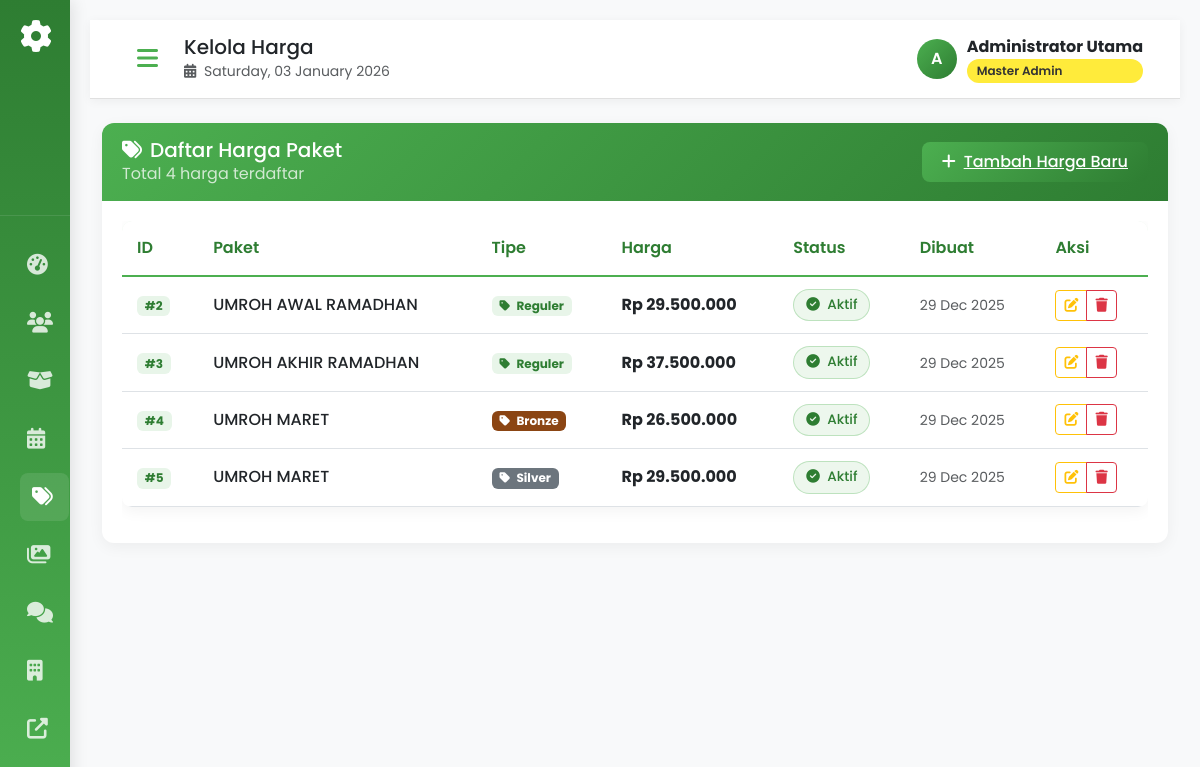
/admin/price.php (signed in), run on the app's committed database.
### tables this page shows
CREATE TABLE `package_prices` (
  `id` int(11) NOT NULL,
  `package_id` int(11) NOT NULL,
  `type` enum('bronze','silver','gold','platinum','') NOT NULL,
  `price` decimal(10,2) NOT NULL,
  `is_active` tinyint(1) DEFAULT 1,
  `created_at` timestamp NOT NULL DEFAULT current_timestamp()
);

CREATE TABLE `packages` (
  `id` int(11) NOT NULL,
  `name` varchar(255) NOT NULL,
  `description` text DEFAULT NULL,
  `duration` int(11) NOT NULL,
  `facilities` text DEFAULT NULL,
  `image` varchar(255) DEFAULT NULL,
  `is_active` tinyint(1) DEFAULT 1,
  `is_popular` tinyint(1) DEFAULT 0,
  `created_at` timestamp NOT NULL DEFAULT current_timestamp(),
  `updated_at` timestamp NOT NULL DEFAULT current_timestamp() ON UPDATE current_timestamp()
);

### admin/price.php (the view, shortened to what this page needs)
<?php
require_once '../config/database.php';
$action = isset($_GET['action']) ? $_GET['action'] : 'list';
$stmt = $pdo->query("SELECT pp.*, p.name as package_name FROM package_prices pp LEFT JOIN packages p ON pp.package_id = p.id ORDER BY pp.package_id, pp.type");
$prices = $stmt->fetchAll();
?>
<!DOCTYPE html>
<html lang="id">
<head>
</head>
<body>
    <?php include 'includes/header.php'; ?>
    <div class="container-fluid mt-4">
        <?php if ($action == 'list'): ?>
        <div class="admin-card">
            <div class="card-header d-flex justify-content-between align-items-center">
                <div>
                    <h5 class="mb-0"><i class="fas fa-tags me-2"></i>Daftar Harga Paket</h5>
                    <p class="text-white mb-0 opacity-75">Total <?php echo count($prices); ?> harga terdaftar</p>
                </div>
                <a href="?action=create" class="btn-admin-primary">
                    <i class="fas fa-plus me-2"></i>Tambah Harga Baru
                </a>
            </div>
            <div class="card-body">
                <?php if (empty($prices)): ?>
                    <div class="text-center py-5">
                        <i class="fas fa-tags fa-4x text-muted mb-4"></i>
                        <h5 class="text-muted">Belum ada harga</h5>
                        <p class="text-muted mb-4">Mulai dengan menambahkan harga baru</p>
                        <a href="?action=create" class="btn-admin-primary">
                            <i class="fas fa-plus me-2"></i>Tambah Harga Pertama
                        </a>
                    </div>
                <?php else: ?>
                    <div class="table-responsive">
                        <table class="table admin-table">
                            <thead>
                                <tr>
                                    <th>ID</th>
                                    <th>Paket</th>
                                    <th>Tipe</th>
                                    <th>Harga</th>
                                    <th>Status</th>
                                    <th>Dibuat</th>
                                    <th>Aksi</th>
                                </tr>
                            </thead>
                            <tbody>
                                <?php foreach ($prices as $item):
                                    $type_name = empty($item['type']) ? 'Reguler' : ucfirst($item['type']);
                                    $type_color = match($item['type']) {
                                        'bronze' => 'bg-brown',
                                        'silver' => 'bg-secondary',
                                        'gold' => 'bg-warning text-dark',
                                        'platinum' => 'bg-light',
                                        default => 'bg-light-green'
                                    };
                                    $price_formatted = 'Rp ' . number_format($item['price'], 0, ',', '.');
                                ?>
                                <tr>
                                    <td>
                                        <span class="badge bg-light-green text-dark">#<?php echo $item['id']; ?></span>
                                    </td>
                                    <td>
                                        <div class="fw-medium"><?php echo htmlspecialchars($item['package_name']); ?></div>
                                    </td>
                                    <td>
                                        <span class="badge <?php echo $type_color; ?>">
                                            <i class="fas fa-tag me-1"></i>
                                            <?php echo htmlspecialchars($type_name); ?>
                                        </span>
                                    </td>
                                    <td>
                                        <div class="fw-bold text-dark"><?php echo $price_formatted; ?></div>
                                    </td>
                                    <td>
                                        <span class="status-badge <?php echo $item['is_active'] ? 'status-active' : 'status-inactive'; ?>">
                                            <i class="fas fa-<?php echo $item['is_active'] ? 'check-circle' : 'times-circle'; ?> me-1"></i>
                                            <?php echo $item['is_active'] ? 'Aktif' : 'Nonaktif'; ?>
                                        </span>
                                    </td>
                                    <td>
                                        <small class="text-muted">
                                            <?php echo date('d M Y', strtotime($item['created_at'])); ?>
                                        </small>
                                    </td>
                                    <td>
                                        <div class="btn-group btn-group-sm">
                                            <a href="?action=edit&id=<?php echo $item['id']; ?>"
                                               class="btn btn-outline-warning"
                                               data-bs-toggle="tooltip"
                                               title="Edit">
                                                <i class="fas fa-edit"></i>
                                            </a>
                                            <button type="button"
                                                    onclick="confirmDelete(<?php echo $item['id']; ?>, '<?php echo addslashes($item['package_name'] . ' - ' . $type_name . ': ' . $price_formatted); ?>')"
                                                    class="btn btn-outline-danger"
                                                    data-bs-toggle="tooltip"
                                                    title="Hapus">
                                                <i class="fas fa-trash"></i>
                                            </button>
                                        </div>
                                    </td>
                                </tr>
                                <?php endforeach; ?>
                            </tbody>
                        </table>
                    </div>
                <?php endif; ?>
            </div>
        </div>
        <?php endif; ?>
    </div>
    <?php include 'includes/footer.php'; ?>
</body>
</html>

### admin/assets/admin.css (style rules this page uses)
:root { --primary-green: #4CAF50; --dark-green: #2E7D32; --light-green: #E8F5E9; --accent-yellow: #FFEB3B; }
body { font-family: 'Poppins', sans-serif; background-color: #f8f9fa; overflow-x: hidden; }
.admin-card { background: white; border-radius: 12px; border: none; box-shadow: 0 4px 15px rgba(0,0,0,0.05); transition: transform 0.3s; margin-bottom: 20px; }
.admin-card .card-header { background: linear-gradient(135deg, var(--primary-green) 0%, var(--dark-green) 100%); color: white; border-radius: 12px 12px 0 0 !important; padding: 15px 20px; border: none; }
.admin-card .card-body { padding: 20px; }
.btn-admin-primary { background: linear-gradient(135deg, var(--primary-green) 0%, var(--dark-green) 100%); color: white; border: none; border-radius: 8px; padding: 8px 20px; font-weight: 500; transition: all 0.3s; white-space: nowrap; }
.admin-table { background: white; border-radius: 10px; overflow: hidden; box-shadow: 0 4px 15px rgba(0,0,0,0.05); }
.admin-table thead { background: var(--light-green); }
.admin-table th { font-weight: 600; color: var(--dark-green); border-bottom: 2px solid var(--primary-green); padding: 15px; white-space: nowrap; }
.admin-table td { padding: 12px 15px; vertical-align: middle; word-break: break-word; }
.status-badge { padding: 5px 12px; border-radius: 20px; font-size: 0.85rem; font-weight: 500; display: inline-block; white-space: nowrap; }
.status-active { background: rgba(76, 175, 80, 0.1); color: var(--dark-green); border: 1px solid rgba(76, 175, 80, 0.3); }
.bg-brown { background: #8B4513 !important; color: white !important; }
.bg-light-green { background: #E8F5E9 !important; color: #2E7D32 !important; }

### data on the page
package_prices: id "2", package.name "UMROH AWAL RAMADHAN", type "Reguler", price "Rp 29.500.000", is_active 1 (drawn), created_at "29 Dec 2025"
package_prices: id "3", package.name "UMROH AKHIR RAMADHAN", type "Reguler", price "Rp 37.500.000", is_active 1 (drawn), created_at "29 Dec 2025"
package_prices: id "4", package.name "UMROH MARET", type "Bronze", price "Rp 26.500.000", is_active 1 (drawn), created_at "29 Dec 2025"
package_prices: id "5", package.name "UMROH MARET", type "Silver", price "Rp 29.500.000", is_active 1 (drawn), created_at "29 Dec 2025"

### other printed values
$page_titles[$current_page] "Kelola Harga"
substr($_SESSION['admin_full_name'], 0, 1) "A"
$_SESSION['admin_full_name'] "Administrator Utama"
count($prices) "4"
